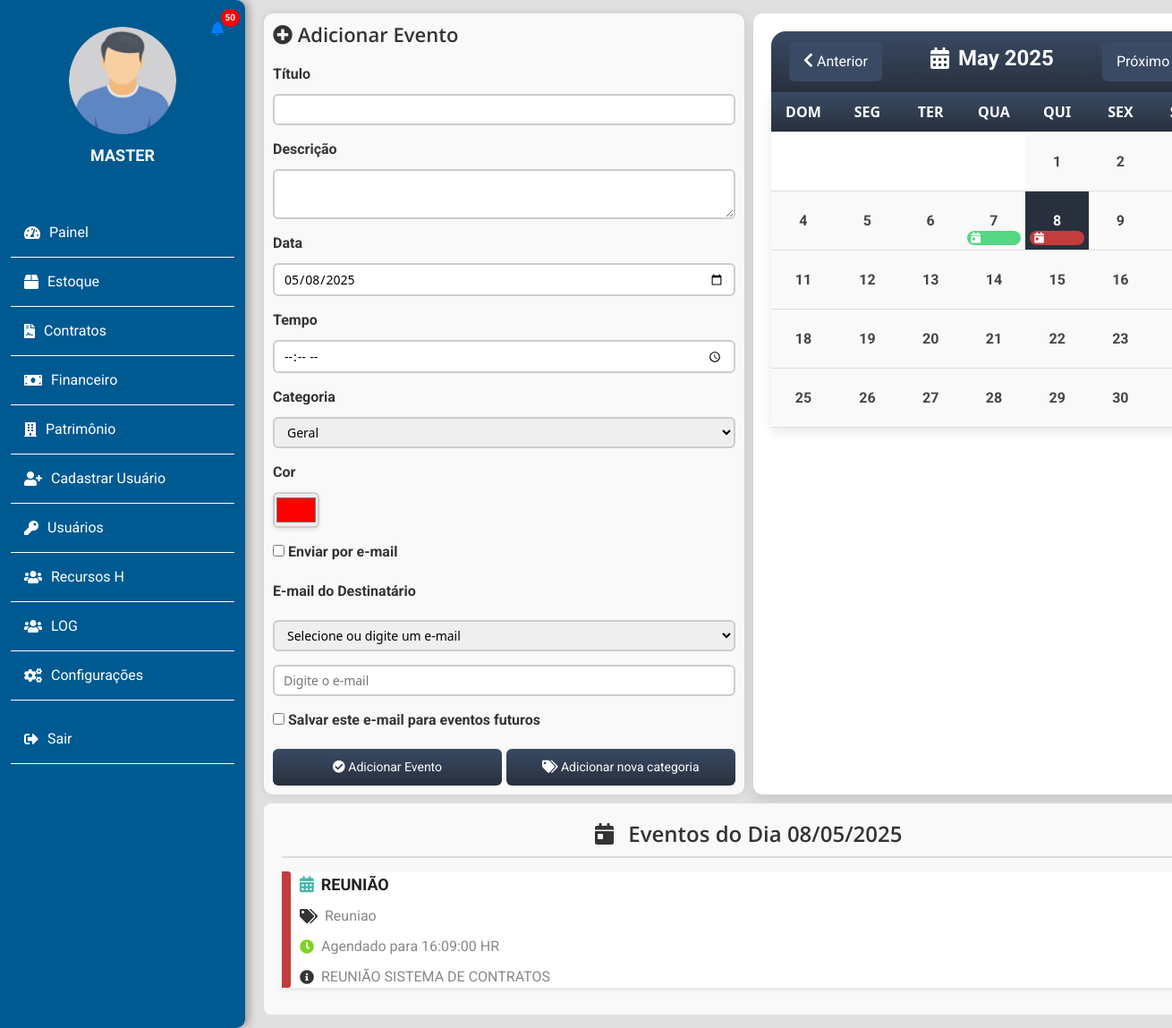
The app's page /calendar.php (signed in) with its own data.
### tables this page shows
CREATE TABLE `eventos` (
  `id` int(11) NOT NULL,
  `titulo` varchar(255) NOT NULL,
  `descricao` text DEFAULT NULL,
  `data` date NOT NULL,
  `hora` time NOT NULL,
  `categoria` varchar(50) NOT NULL,
  `cor` varchar(7) DEFAULT NULL,
  `criado_em` timestamp NOT NULL DEFAULT current_timestamp()
);

### calendar.php (the view, shortened to what this page needs)
<?php
try {
    $pdo = new PDO('mysql:host=localhost;dbname=gm_sicbd', 'root', '');
    $pdo->setAttribute(PDO::ATTR_ERRMODE, PDO::ERRMODE_EXCEPTION);
} catch (PDOException $e) {
    die("Erro de conexão com o banco de dados: " . htmlspecialchars($e->getMessage()));
}
$currentMonth = isset($_GET['month']) ? (int)$_GET['month'] : (int)date("m");
$currentYear = isset($_GET['year']) ? (int)$_GET['year'] : (int)date("Y");
$selectedDay = isset($_GET['day']) ? (int)$_GET['day'] : (int)date("d");
$categoryFilter = isset($_GET['category']) ? $_GET['category'] : '';
$searchQuery = isset($_GET['search']) ? trim($_GET['search']) : '';
$messages = [];
try {
    $sqlEventos = "SELECT id, titulo, cor, DAY(data) AS day, categoria, hora, descricao
                   FROM eventos
                   WHERE MONTH(data) = :mes AND YEAR(data) = :ano";
    $stmtEventos = $pdo->prepare($sqlEventos);
    $params = ['mes' => $currentMonth, 'ano' => $currentYear];
    $stmtEventos->execute($params);
    $eventos = $stmtEventos->fetchAll(PDO::FETCH_ASSOC);
    $selectedDate = sprintf("%04d-%02d-%02d", $currentYear, $currentMonth, $selectedDay);
    $sqlDailyEvents = "SELECT id, titulo, cor, hora, categoria, descricao
                       FROM eventos
                       WHERE DATE(data) = :selected_date";
    $stmtDailyEvents = $pdo->prepare($sqlDailyEvents);
    $stmtDailyEvents->execute(['selected_date' => $selectedDate]);
    $dailyEvents = $stmtDailyEvents->fetchAll(PDO::FETCH_ASSOC);
} catch (PDOException $e) {
    $messages[] = ['type' => 'error', 'text' => 'Erro ao buscar eventos: ' . htmlspecialchars($e->getMessage())];
}
function gerarCalendario($month, $year, $eventos, $selectedDay) {
  $daysInMonth = cal_days_in_month(CAL_GREGORIAN, $month, $year);
  $firstDayOfMonth = strtotime("$year-$month-01");
  $firstDayWeekday = (int)date("w", $firstDayOfMonth);
  $calendar = '<table class="calendar-table" role="grid" aria-label="Calendário de Eventos">';
  $calendar .= '<thead><tr>';
  $calendar .= '<th scope="col">Dom</th><th scope="col">Seg</th><th scope="col">Ter</th>';
  $calendar .= '<th scope="col">Qua</th><th scope="col">Qui</th><th scope="col">Sex</th><th scope="col">Sáb</th>';
  $calendar .= '</tr></thead><tbody><tr>';
  for ($i = 0; $i < $firstDayWeekday; $i++) {
      $calendar .= '<td></td>';
  }
  $day = 1;
  $cellCount = $firstDayWeekday;
  while ($day <= $daysInMonth) {
      if ($cellCount % 7 === 0) {
          $calendar .= '</tr><tr>';
      }
      $isSelected = $day == $selectedDay ? ' selected-day' : '';
      $calendar .= "<td role='gridcell' class='day-cell$isSelected' data-day='$day' aria-label='Dia $day'>";
      $calendar .= "<span class='day-number'>$day</span>";
      foreach ($eventos as $evento) {
          if ($evento['day'] == $day) {
              $calendar .= "<div class='evento' style='background-color: {$evento['cor']}' data-id='{$evento['id']}' role='button' tabindex='0' aria-label='Evento: {$evento['titulo']}'>";
              $calendar .= "</div>";
          }
      }
      $calendar .= '</td>';
      $day++;
      $cellCount++;
  }
  $calendar .= '</tr></tbody></table>';
  return $calendar;
}
function generateNavigation($currentMonth, $currentYear, $categoryFilter, $searchQuery, $selectedDay) {
    $previousMonth = $currentMonth == 1 ? 12 : $currentMonth - 1;
    $previousYear = $currentMonth == 1 ? $currentYear - 1 : $currentYear;
    $nextMonth = $currentMonth == 12 ? 1 : $currentMonth + 1;
    $nextYear = $currentMonth == 12 ? $currentYear + 1 : $currentYear;
    $params = ['day' => $selectedDay];
    $prevQuery = http_build_query(array_merge($params, ['month' => $previousMonth, 'year' => $previousYear]));
    $nextQuery = http_build_query(array_merge($params, ['month' => $nextMonth, 'year' => $nextYear]));
    return [
        'prevMonthLink' => "?$prevQuery",
        'nextMonthLink' => "?$nextQuery"
    ];
}
$navigation = generateNavigation($currentMonth, $currentYear, $categoryFilter, $searchQuery, $selectedDay);
$categories = [
    'Geral' => 'Geral',
    'Audiencia' => 'Audiência',
    'Escritorio' => 'Escritório',
    'Ligacao' => 'Ligação',
    'Reuniao' => 'Reunião',
    'Urgente' => 'Urgente'
];
include 'header.php';
?>
<!DOCTYPE html>
<html lang="pt-br">
<head>
    <link rel="stylesheet" href="https://cdnjs.cloudflare.com/ajax/libs/font-awesome/6.6.0/css/all.min.css">
    <link rel="stylesheet" href="https://cdnjs.cloudflare.com/ajax/libs/font-awesome/5.15.4/css/all.min.css">
    <link rel="stylesheet" href="./src/contratos/style/calendar.css">
    <link rel="stylesheet" href="src/estoque/style/estoque-conteudo2.css">
</head>
<body>
<div class="caderno">
<div class="calendar-and-events">
  <div class="event-sidebar">
    <form id="event-form" method="POST">
      <h3><i class="fas fa-plus-circle"></i> Adicionar Evento</h3>
      <div class="input-icon">
        <label for="titulo">Título</label>
        <input type="text" name="titulo" id="titulo" required aria-required="true">
      </div>
      <div class="input-icon">
        <label for="descricao">Descrição</label>
        <textarea name="descricao" id="descricao" aria-describedby="desc-help"></textarea>
      </div>
      <div class="input-icon input-with-icon">
        <label for="data">Data</label>
        <input type="date" name="data" id="data" required aria-required="true" value="<?= sprintf("%04d-%02d-%02d", $currentYear, $currentMonth, $selectedDay) ?>">
      </div>
      <div class="input-icon input-with-icon">
        <label for="hora">Tempo</label>
        <input type="time" name="hora" id="hora" required aria-required="true">
      </div>
      <div class="input-icon">
        <label for="categoria">Categoria</label>
        <select name="categoria" id="categoria" required aria-required="true">
          <?php foreach ($categories as $key => $label): ?>
            <option value="<?= htmlspecialchars($key) ?>"><?= htmlspecialchars($label) ?></option>
          <?php endforeach; ?>
        </select>
      </div>
<div class="input-icon">
  <label for="cor">Cor</label>
  <div class="color-picker-container">
    <input type="color" name="cor" id="cor" value="#ff0000" required aria-required="true">
  </div>
</div>
<div class="input-icon">
  <label for="enviar-email">  <input type="checkbox" name="enviar_email" id="enviar-email"> Enviar por e-mail</label>
</div>
      <div class="input-icon" id="email-field">
        <label for="email_destinatario">E-mail do Destinatário</label>
        <select name="email_destinatario" id="email-destinatario">
          <option value="">Selecione ou digite um e-mail</option>
        </select>
        <input type="email" name="email_destinatario" id="email-destinatario-input" placeholder="Digite o e-mail">
      </div>
      <div class="input-icon" id="salvar-email-field">
        <label>
          <input type="checkbox" name="salvar_email" id="salvar-email">
          Salvar este e-mail para eventos futuros
        </label>
      </div>
      <div class="form-actions">
        <button type="submit" id="submit-btn"><i class="fas fa-check-circle"></i> Adicionar Evento</button>
         <button id="toggle-category-form"><i class="fas fa-tags"></i> Adicionar nova categoria</button>
      </div>
    </form>
  </div>
<div class="calendar-container">
  <div class="calendar-header">
    <button id="prev-month" data-url="<?= $navigation['prevMonthLink'] ?>" aria-label="Mês anterior">
      <i class="fas fa-chevron-left"></i> Anterior
    </button>
    <h2 id="month-year" aria-live="polite">
      <i class="fas fa-calendar-alt"></i> <?= date("F Y", strtotime("$currentYear-$currentMonth-01")) ?>
    </h2>
    <button id="next-month" data-url="<?= $navigation['nextMonthLink'] ?>" aria-label="Próximo mês">
      Próximo <i class="fas fa-chevron-right"></i>
    </button>
  </div>
  <?= gerarCalendario($currentMonth, $currentYear, $eventos, $selectedDay); ?>
</div>
  <div class="daily-events-preview">
  <h3>
    <i class="fas fa-calendar-day" style="margin-right: 10px;"></i>
    Eventos do Dia <?= sprintf("%02d/%02d/%04d", $selectedDay, $currentMonth, $currentYear) ?>
</h3>
    <?php if (empty($dailyEvents)): ?>
      <p>Nenhum evento para este dia.</p>
    <?php else: ?>
      <?php foreach ($dailyEvents as $event): ?>
        <div class="daily-event">
          <div class="event-color-bar" style="background-color: <?= htmlspecialchars($event['cor']) ?>;"></div>
          <div class="daily-event-content">
          <div class="daily-event-info">
    <div class="event-title">
        <i class="fas fa-calendar-alt event-icon"></i>
        <strong><?= htmlspecialchars($event['titulo']) ?></strong>
    </div>
    <div class="event-category">
    <i class="fas fa-tags event-icon"></i>
    <small> <?= htmlspecialchars($event['categoria']) ?></small>
</div>
<div class="event-time">
    <i class="fas fa-clock event-icon"></i>
    <small>Agendado para <?= htmlspecialchars($event['hora']) ?> HR</small>
</div>
  <div class="event-description">
    <i class="fas fa-info-circle event-icon"></i>
    <small> <?= htmlspecialchars($event['descricao']) ?></small>
   </div>
</div>
          </div>
        </div>
      <?php endforeach; ?>
    <?php endif; ?>
  </div>
</div>
</div>
</body>
</html>

### src/estoque/style/estoque-conteudo2.css (style rules this page uses)
* { font-family: "Roboto", sans-serif; }
body { font-family: "Segoe UI", Tahoma, Geneva, Verdana, sans-serif; margin: 0; padding: 0; background-color: #E0E0E0; }
.caderno { display: flex; margin-left: 280px; padding: 15px; width: 85%; flex-direction: column; }
h3 { font-size: 24px; margin-bottom: 20px; color: #333; font-weight: 600; font-family: "Open Sans", sans-serif; }
table { width: 100%; border-collapse: collapse; margin-bottom: 20px; box-shadow: 0 4px 12px rgba(0, 0, 0, 0.1); }
th, td { font-family: "Segoe UI", Tahoma, Geneva, Verdana, sans-serif; font-size: 15px; font-weight: 500; color: #111827; padding: 10px; text-align: center; border-left: none; border-right: none; border-top: none; border-bottom: 1px solid #ddd; }
th { background: linear-gradient(180deg, #3a4a64, #28303d); color: white; text-transform: uppercase; font-weight: bold; text-align: center; font-size: 16px; }
tr:nth-child(even) { background-color: #f9f9f9; }

### records on screen
eventos: titulo "REUNIÃO", categoria "Reuniao", hora "16:09:00", descricao "REUNIÃO SISTEMA DE CONTRATOS"

### other values on screen
$unreadCount "50"
$username "MASTER"
$item['nome'] "Painel"
$item['nome'] "Estoque"
$item['nome'] "Contratos"
$item['nome'] "Financeiro"
$item['nome'] "Patrimônio"
$item['nome'] "Cadastrar Usuário"
$item['nome'] "Usuários"
$item['nome'] "Recursos H"
$item['nome'] "LOG"
$item['nome'] "Configurações"
date("F Y", strtotime("$currentYear-$currentMonth-01")) "May 2025"
$selectedDay "08"
$currentMonth "05"
